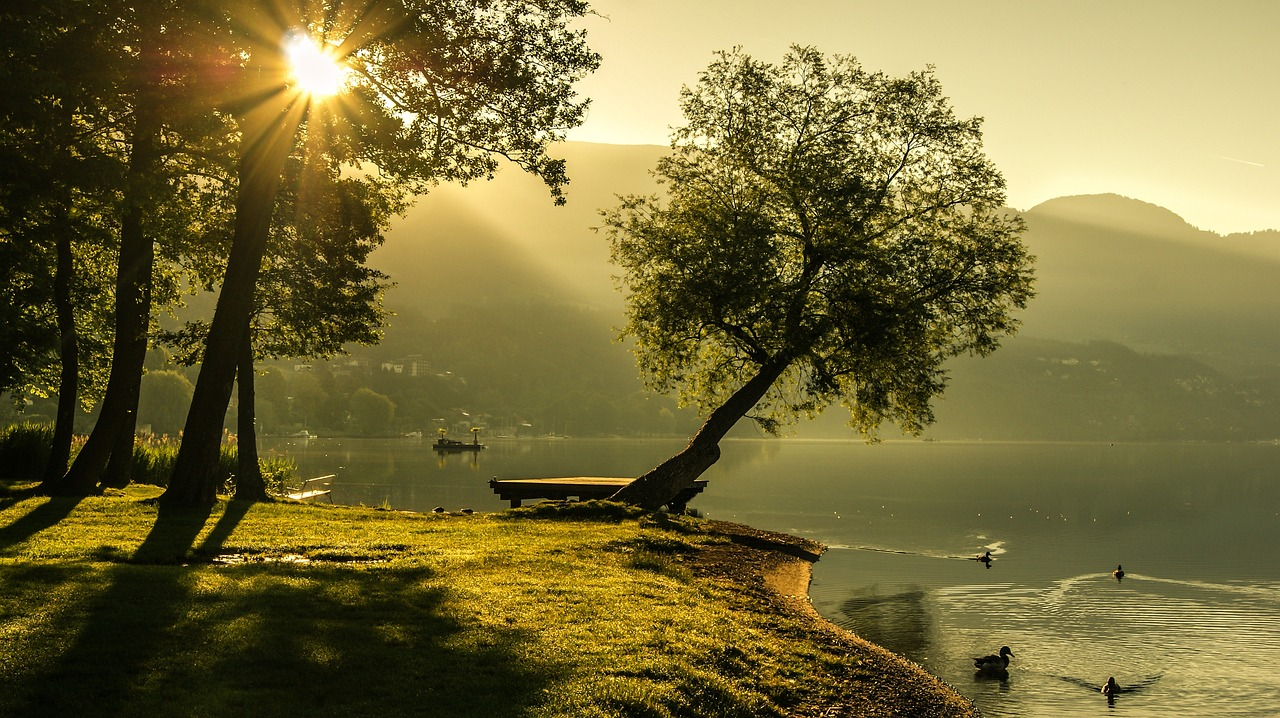
#> input picture python/Sesion2/image.png, 1280 x 718 px, found by its file name
$ python TallerLaboratorio1.py
#> lines starting #> are read from the running program, lines starting #| are printed output that depends on the picture
import numpy as np
import cv2
#----------------------------------------
# 1.Crear el pixel
#----------------------------------------
Pixel = np.array([0,255,255])
#----------------------------------------
# 2. Escala de grises
#----------------------------------------
producto_punto = np.array([0.114, 0.587, 0.299])
Pixel_Grises =  np.dot(Pixel,producto_punto)
#----------------------------------------
# 3. Imprimir el resultado
#----------------------------------------
print(f"Valor de grises: {Pixel_Grises}")
#----------------------------------------
# 4. Uso de OpenCV
#----------------------------------------
# Leer la imagen subida
imagen = cv2.imread("python/Sesion2/image.png")
#> imagen is the input picture: shape (718, 1280, 3); mean B, G, R 56.7, 107, 117.5

if imagen is not None:
    # Convertir a escala de grises
    img_gris = cv2.cvtColor(imagen, cv2.COLOR_BGR2GRAY)
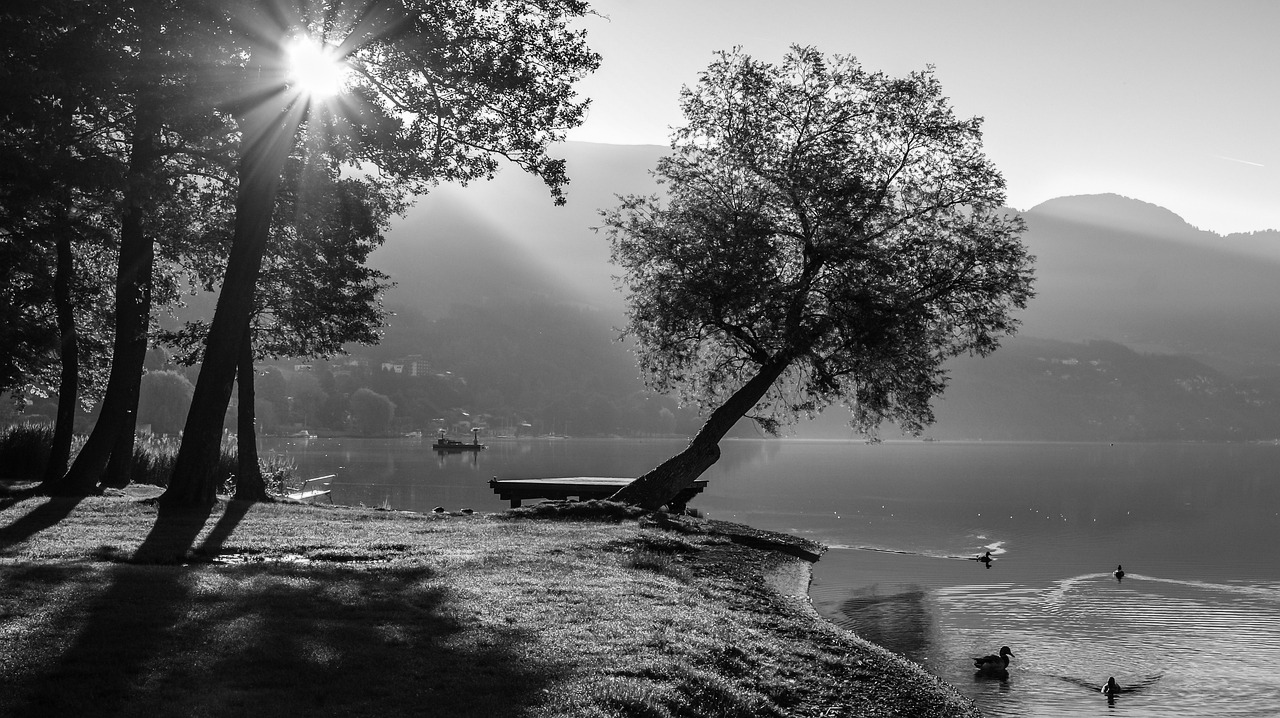
#> img_gris: shape (718, 1280); min 0, max 255, mean 104.4

    # Guardar la imagen en el directorio de trabajo
    cv2.imwrite("resultado_gris.jpg", img_gris)
    print("Imagen guardada exitosamente como 'resultado_gris.jpg'")
else:
    print("No se encontró la imagen original.")
